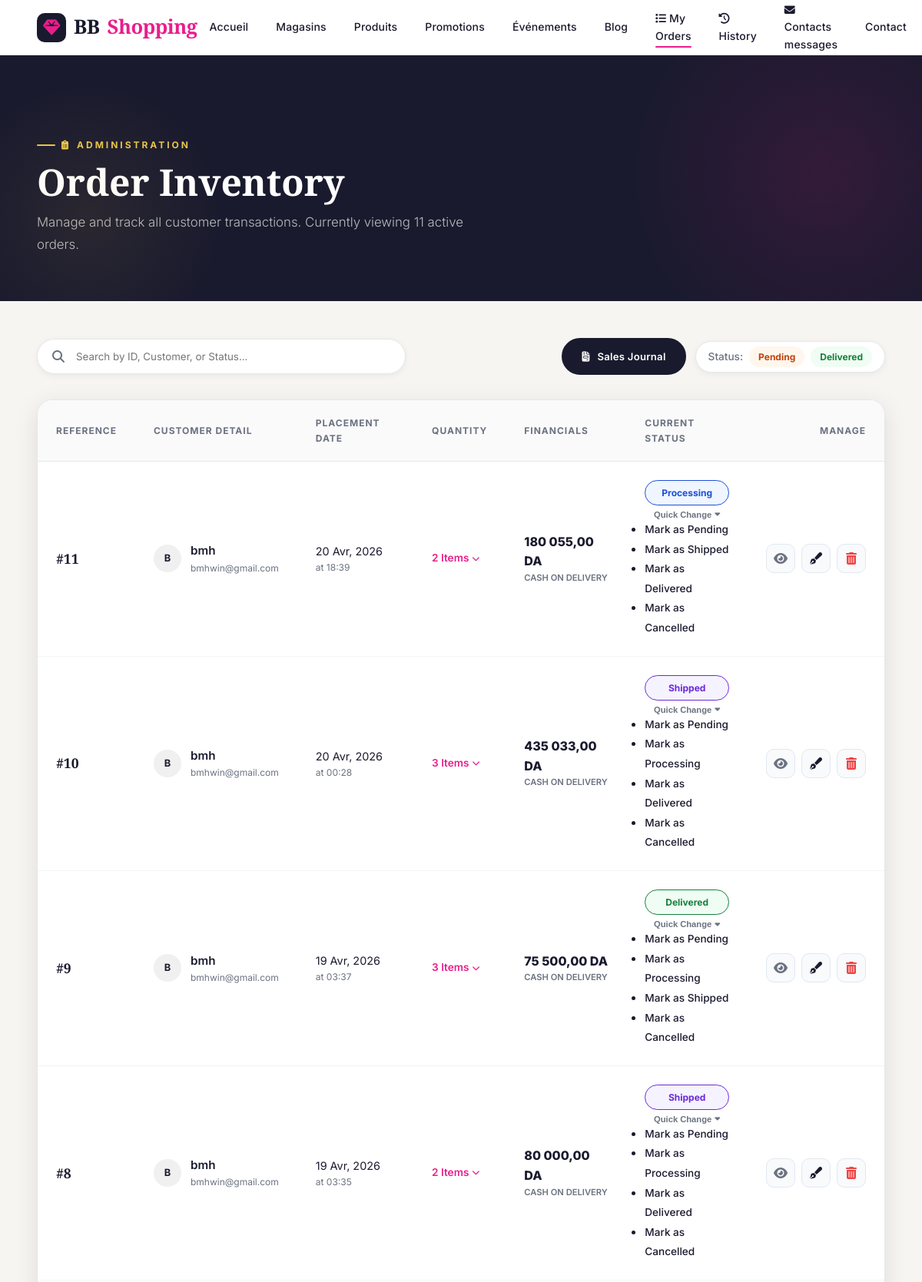
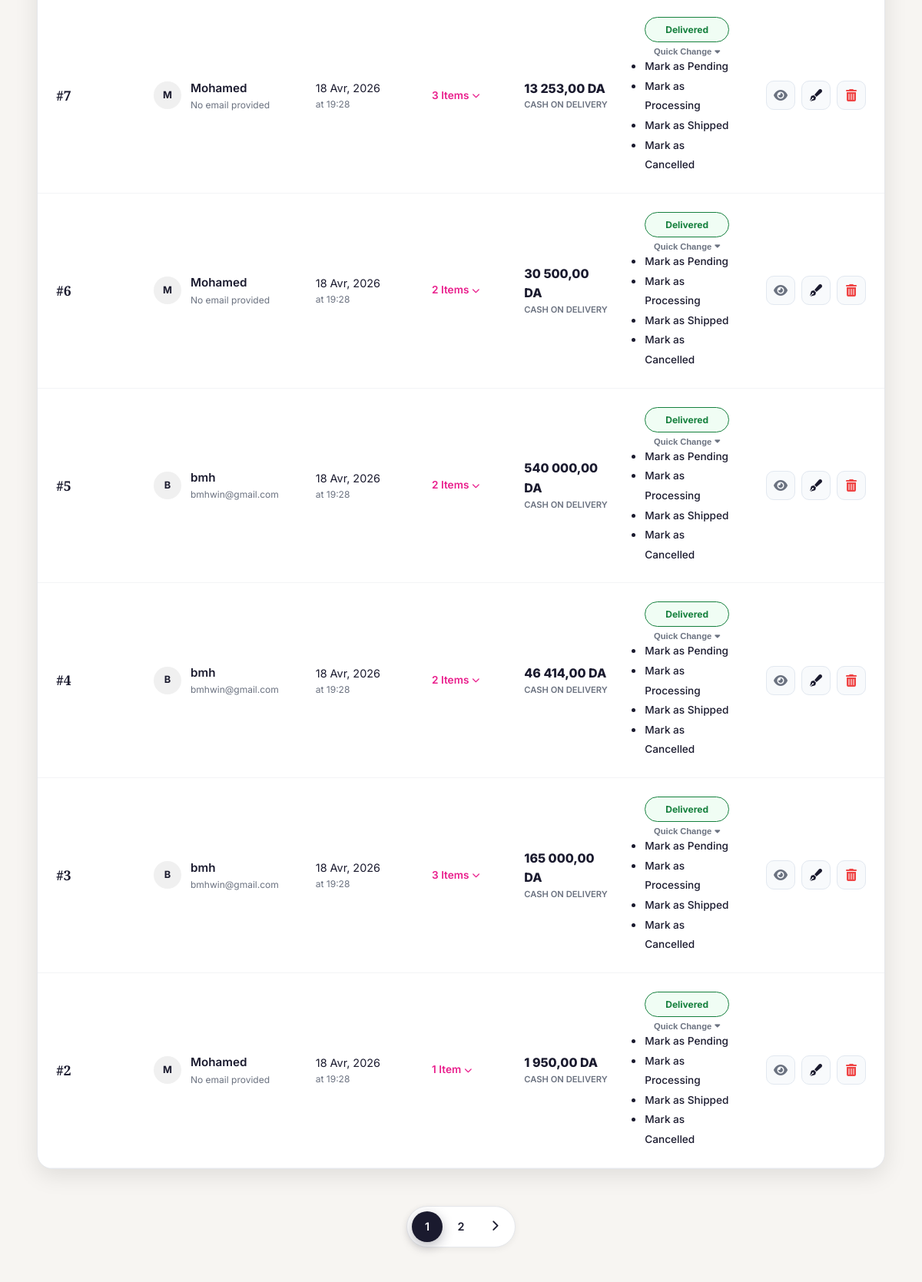
Screenshot of /orders/ (signed in, upper part) with the database file from the repository (2 pictures, top to bottom).
### centre_commercial/models.py (models this page shows, shortened)
class Order(models.Model):
    STATUS_CHOICES = [
        ('pending', 'Pending'),
        ('processing', 'Processing'),
        ('shipped', 'Shipped'),
        ('delivered', 'Delivered'),
        ('cancelled', 'Cancelled'),
    ]
    PAYMENT_METHOD_CHOICES = [
        ('cash', 'Cash on Delivery'),
        ('card', 'Card'),
        ('transfer', 'Bank Transfer'),
    ]
    user = models.ForeignKey(settings.AUTH_USER_MODEL, on_delete=models.CASCADE, related_name='orders')
    status = models.CharField(max_length=20, choices=STATUS_CHOICES, default='pending', verbose_name=_("Status"), db_index=True)
    created_at = models.DateTimeField(auto_now_add=True, verbose_name=_("Created at"), db_index=True)
    updated_at = models.DateTimeField(auto_now_add=True, verbose_name=_("Updated at"), db_index=True)
    total_price = models.DecimalField(max_digits=10, decimal_places=2, default=0, verbose_name=_("Total price"))
    address = models.CharField(max_length=255, verbose_name=_("Address"))
    payment_method = models.CharField(max_length=20, choices=PAYMENT_METHOD_CHOICES, default='cash', verbose_name=_("Payment method"))
    notes = models.TextField(blank=True, null=True, verbose_name=_("Notes"))
    class Meta:
        ordering = ['-created_at']

### centre_commercial/views.py (the view)
# urls.py: path('orders/', views.order_list, name='order_list_all'),
@login_required # order_list
def order_list(request, userid=None):  # orders list (All / User)
    if userid:
        orders = Order.objects.filter(user_id=userid).select_related('user') \
                      .prefetch_related('items', 'items__product', 'history').order_by('-created_at')
    else:
        orders = Order.objects.select_related('user') \
                      .prefetch_related('items', 'items__product', 'history').order_by('-created_at')
    search = request.GET.get('search', '')
    if search:
        orders = orders.filter(
            Q(id__icontains=search) |
            Q(status__icontains=search) |
            Q(user__username__icontains=search)
        )
    paginator = Paginator(orders, 10)
    page_number = request.GET.get('page')
    order_pages = paginator.get_page(page_number)
    return render(request, 'mall/order_list.html', {
        'search': search,
        'orders': order_pages,
        'status': Order.STATUS_CHOICES,
    })

### templates/mall/order_list.html (shortened to what this page needs)
{% extends 'base.html' %}
{% load static %}
{% load humanize %}
{% block content %}
<section class="ym-page-hero" style="background: var(--color-primary); color: white; padding: 100px 0 60px;">
    <div class="ym-container">
        <p class="ym-eyebrow" style="color: var(--color-accent);">
            <i class="fas fa-clipboard-list me-2"></i> Administration
        </p>
        <h1 class="ym-section-title" style="color: white; margin-bottom: 8px;">Order Inventory</h1>
        <p class="ym-section-subtitle" style="color: rgba(255,255,255,0.7); max-width: 600px;">
            Manage and track all customer transactions. Currently viewing {{ orders.paginator.count }} active order{{ orders.paginator.count|pluralize }}.
        </p>
    </div>
</section>
<section class="ym-section ym-section--gray" style="min-height: 70vh; padding: 48px 0;">
    <div class="ym-container">
        <div style="display: flex; justify-content: space-between; align-items: center; margin-bottom: 32px; flex-wrap: wrap; gap: 24px;">
            <div style="flex: 1; max-width: 480px;">
                <form method="GET" style="position: relative;">
                    <input type="text" name="search" value="{{ search|default:'' }}"
                           placeholder="Search by ID, Customer, or Status..."
                           style="width: 100%; padding: 14px 24px 14px 50px; border-radius: 50px; border: 1px solid var(--color-border); background: white; font-family: inherit; box-shadow: var(--shadow-sm);">
                    <i class="fas fa-search" style="position: absolute; left: 20px; top: 50%; transform: translateY(-50%); color: var(--color-muted);"></i>
                </form>
            </div>
            <div style="display: flex; gap: 12px; align-items: center; flex-wrap: wrap;">
                <a href="{% url 'orders_items_list_all' %}" class="ym-btn ym-btn--dark ym-btn--sm" style="height: 48px; border-radius: 50px;">
                    <i class="fas fa-file-invoice me-2"></i> Sales Journal
                </a>
                <div style="display: flex; gap: 8px; align-items: center; background: white; padding: 6px 16px; border-radius: 50px; border: 1px solid var(--color-border); box-shadow: var(--shadow-sm);">
                    <span style="font-size: 0.85rem; color: var(--color-muted); font-weight: 500;">Status:</span>
                    <a href="?status=pending" class="ym-badge-pill" style="--bg: #fff7ed; --color: #c2410c;">Pending</a>
                    <a href="?status=delivered" class="ym-badge-pill" style="--bg: #f0fdf4; --color: #15803d;">Delivered</a>
                </div>
            </div>
        </div>
        <div style="background: white; border-radius: var(--radius-lg); box-shadow: var(--shadow-md); overflow: hidden; border: 1px solid var(--color-border);">
            <div class="table-responsive">
                <table class="ym-order-table" style="width: 100%; border-collapse: collapse;">
                    <thead>
                        <tr style="background: #fafafa; border-bottom: 1px solid var(--color-border);">
                            <th style="padding: 20px 24px; text-align: left; font-size: 0.75rem; text-transform: uppercase; letter-spacing: 1px; color: var(--color-muted); font-weight: 700;">Reference</th>
                            <th style="padding: 20px 24px; text-align: left; font-size: 0.75rem; text-transform: uppercase; letter-spacing: 1px; color: var(--color-muted); font-weight: 700;">Customer Detail</th>
                            <th style="padding: 20px 24px; text-align: left; font-size: 0.75rem; text-transform: uppercase; letter-spacing: 1px; color: var(--color-muted); font-weight: 700;">Placement Date</th>
                            <th style="padding: 20px 24px; text-align: left; font-size: 0.75rem; text-transform: uppercase; letter-spacing: 1px; color: var(--color-muted); font-weight: 700;">Quantity</th>
                            <th style="padding: 20px 24px; text-align: left; font-size: 0.75rem; text-transform: uppercase; letter-spacing: 1px; color: var(--color-muted); font-weight: 700;">Financials</th>
                            <th style="padding: 20px 24px; text-align: left; font-size: 0.75rem; text-transform: uppercase; letter-spacing: 1px; color: var(--color-muted); font-weight: 700;">Current Status</th>
                            <th style="padding: 20px 24px; text-align: right; font-size: 0.75rem; text-transform: uppercase; letter-spacing: 1px; color: var(--color-muted); font-weight: 700;">Manage</th>
                        </tr>
                    </thead>
                    <tbody>
                        {% for order in orders %}
                        <tr style="border-bottom: 1px solid #f3f4f6; transition: background 0.2s;" onmouseover="this.style.background='#fcfcfc'" onmouseout="this.style.background='transparent'">
                            <td style="padding: 24px;">
                                <a href="{% url 'order_detail' order.id %}" style="font-weight: 700; color: var(--color-primary); font-family: var(--font-display); font-size: 1.1rem;">
                                    #{{ order.id }}
                                </a>
                            </td>
                            <td style="padding: 24px;">
                                <div style="display: flex; align-items: center; gap: 12px;">
                                    <div style="width: 36px; height: 36px; border-radius: 50%; background: #f0f0f0; display: flex; align-items: center; justify-content: center; font-weight: 700; color: var(--color-primary); font-size: 0.8rem;">
                                        {{ order.user.username|slice:":1"|upper }}
                                    </div>
                                    <div>
                                        <div style="font-weight: 600; font-size: 0.95rem;">{{ order.user.username }}</div>
                                        <div style="font-size: 0.75rem; color: var(--color-muted);">{{ order.user.email|default:"No email provided" }}</div>
                                    </div>
                                </div>
                            </td>
                            <td style="padding: 24px;">
                                <div style="font-size: 0.9rem; color: var(--color-text);">{{ order.created_at|date:"d M, Y" }}</div>
                                <div style="font-size: 0.75rem; color: var(--color-muted);">at {{ order.created_at|date:"H:i" }}</div>
                            </td>
                            <td style="padding: 24px;">
                                <details class="ym-details">
                                    <summary style="font-size: 0.85rem; font-weight: 600; color: var(--color-pink); cursor: pointer; display: flex; align-items: center; gap: 4px;">
                                        {{ order.items.count }} Item{{ order.items.count|pluralize }}
                                    </summary>
                                </details>
                            </td>
                            <td style="padding: 24px;">
                                <div style="font-weight: 800; color: var(--color-primary); font-size: 1rem;">{{ order.total_price|intcomma }} DA</div>
                                <div style="font-size: 0.7rem; color: var(--color-muted); text-transform: uppercase; font-weight: 600;">{{ order.get_payment_method_display }}</div>
                            </td>
                            <td style="padding: 24px;">
                                <div style="display: flex; flex-direction: column; gap: 6px;">
                                    <span class="status-badge" style="background:
                                        {% if order.status == 'pending' %}#fff7ed; color: #c2410c;
                                        {% elif order.status == 'processing' %}#eff6ff; color: #1d4ed8;
                                        {% elif order.status == 'shipped' %}#f5f3ff; color: #6d28d9;
                                        {% elif order.status == 'delivered' %}#f0fdf4; color: #15803d;
                                        {% else %}#fef2f2; color: #b91c1c;{% endif %};
                                        padding: 6px 12px; border-radius: 50px; font-size: 0.75rem; font-weight: 700; text-align: center; border: 1px solid currentColor; border-opacity: 0.1;">
                                        {{ order.get_status_display }}
                                    </span>
                                    {% if request.user.is_superuser %}
                                    <div class="dropdown">
                                        <button class="status-change-btn" id="dropdown{{order.id}}" data-bs-toggle="dropdown" aria-expanded="false"
                                                style="background: transparent; border: none; color: var(--color-muted); font-size: 0.7rem; font-weight: 600; cursor: pointer; width: 100%; display: flex; align-items: center; justify-content: center; gap: 4px;">
                                            Quick Change <i class="fas fa-caret-down"></i>
                                        </button>
                                        <ul class="dropdown-menu dropdown-menu-end border-0 shadow-lg p-2" aria-labelledby="dropdown{{order.id}}" style="border-radius: 12px;">
                                            {% for key, label in status %}
                                            {% if key != order.status %}
                                            <li>
                                                <a class="dropdown-item py-2" href="{% url 'order_status' order.id key %}" style="border-radius: 8px; font-size: 0.85rem; font-weight: 500;">
                                                    Mark as {{ label }}
                                                </a>
                                            </li>
                                            {% endif %}
                                            {% endfor %}
                                        </ul>
                                    </div>
                                    {% endif %}
                                </div>
                            </td>
                            <td style="padding: 24px; text-align: right;">
                                <div style="display: flex; gap: 8px; justify-content: flex-end;">
                                    <a href="{% url 'order_detail' order.id %}" class="ym-btn-action" title="View Details">
                                        <i class="fas fa-eye"></i>
                                    </a>
                                    {% if request.user.is_superuser %}
                                    <a href="{% url 'order_update' order.id %}" class="ym-btn-action" title="Edit Order" style="color: var(--color-primary);">
                                        <i class="fas fa-pen-fancy"></i>
                                    </a>
                                    <a href="{% url 'order_delete' order.id %}" class="ym-btn-action" title="Delete Permanent" style="color: #ef4444;">
                                        <i class="fas fa-trash-alt"></i>
                                    </a>
                                    {% endif %}
                                </div>
                            </td>
                        </tr>
                        {% endfor %}
                    </tbody>
                </table>
            </div>
        </div>
        {% if orders.has_other_pages %}
        <div style="margin-top: 48px; display: flex; justify-content: center;">
            <div style="display: flex; background: white; border-radius: 50px; padding: 6px; box-shadow: var(--shadow-sm); border: 1px solid var(--color-border); gap: 4px;">
                {% for i in orders.paginator.page_range %}
                {% if orders.number == i %}
                <span class="pagination-link active">{{ i }}</span>
                {% else %}
                <a href="?page={{ i }}&search={{ search|default:'' }}" class="pagination-link">{{ i }}</a>
                {% endif %}
                {% endfor %}
                {% if orders.has_next %}
                <a href="?page={{ orders.next_page_number }}&search={{ search|default:'' }}" class="pagination-link"><i class="fas fa-chevron-right"></i></a>
                {% endif %}
            </div>
        </div>
        {% endif %}
    </div>
</section>
{% endblock %}

### rows the page displays
Order: id "11", user.username "B", user.username "bmh", user.email "bmhwin@gmail.com", created_at "20 Avr, 2026", created_at "18:39", items.count "2", total_price "180 055,00", payment_method "CASH ON DELIVERY", status "Processing", status "Pending" "Shipped" "Delivered" "Cancelled"
Order: id "10", user.username "B", user.username "bmh", user.email "bmhwin@gmail.com", created_at "20 Avr, 2026", created_at "00:28", items.count "3", total_price "435 033,00", payment_method "CASH ON DELIVERY", status "Shipped", status "Pending" "Processing" "Delivered" "Cancelled"
Order: id "9", user.username "B", user.username "bmh", user.email "bmhwin@gmail.com", created_at "19 Avr, 2026", created_at "03:37", items.count "3", total_price "75 500,00", payment_method "CASH ON DELIVERY", status "Delivered", status "Pending" "Processing" "Shipped" "Cancelled"
Order: id "8", user.username "B", user.username "bmh", user.email "bmhwin@gmail.com", created_at "19 Avr, 2026", created_at "03:35", items.count "2", total_price "80 000,00", payment_method "CASH ON DELIVERY", status "Shipped", status "Pending" "Processing" "Delivered" "Cancelled"
Order: id "7", user.username "M", user.username "Mohamed", user.email "No email provided", created_at "18 Avr, 2026", created_at "19:28", items.count "3", total_price "13 253,00", payment_method "CASH ON DELIVERY", status "Delivered", status "Pending" "Processing" "Shipped" "Cancelled"
Order: id "6", user.username "M", user.username "Mohamed", user.email "No email provided", created_at "18 Avr, 2026", created_at "19:28", items.count "2", total_price "30 500,00", payment_method "CASH ON DELIVERY", status "Delivered", status "Pending" "Processing" "Shipped" "Cancelled"
Order: id "5", user.username "B", user.username "bmh", user.email "bmhwin@gmail.com", created_at "18 Avr, 2026", created_at "19:28", items.count "2", total_price "540 000,00", payment_method "CASH ON DELIVERY", status "Delivered", status "Pending" "Processing" "Shipped" "Cancelled"
Order: id "4", user.username "B", user.username "bmh", user.email "bmhwin@gmail.com", created_at "18 Avr, 2026", created_at "19:28", items.count "2", total_price "46 414,00", payment_method "CASH ON DELIVERY", status "Delivered", status "Pending" "Processing" "Shipped" "Cancelled"
Order: id "3", user.username "B", user.username "bmh", user.email "bmhwin@gmail.com", created_at "18 Avr, 2026", created_at "19:28", items.count "3", total_price "165 000,00", payment_method "CASH ON DELIVERY", status "Delivered", status "Pending" "Processing" "Shipped" "Cancelled"
Order: id "2", user.username "M", user.username "Mohamed", user.email "No email provided", created_at "18 Avr, 2026", created_at "19:28", items.count "1", total_price "1 950,00", payment_method "CASH ON DELIVERY", status "Delivered", status "Pending" "Processing" "Shipped" "Cancelled"

### other values shown
{{ orders.paginator.count }} "11"
{{ i }} "1"
{{ i }} "2"
